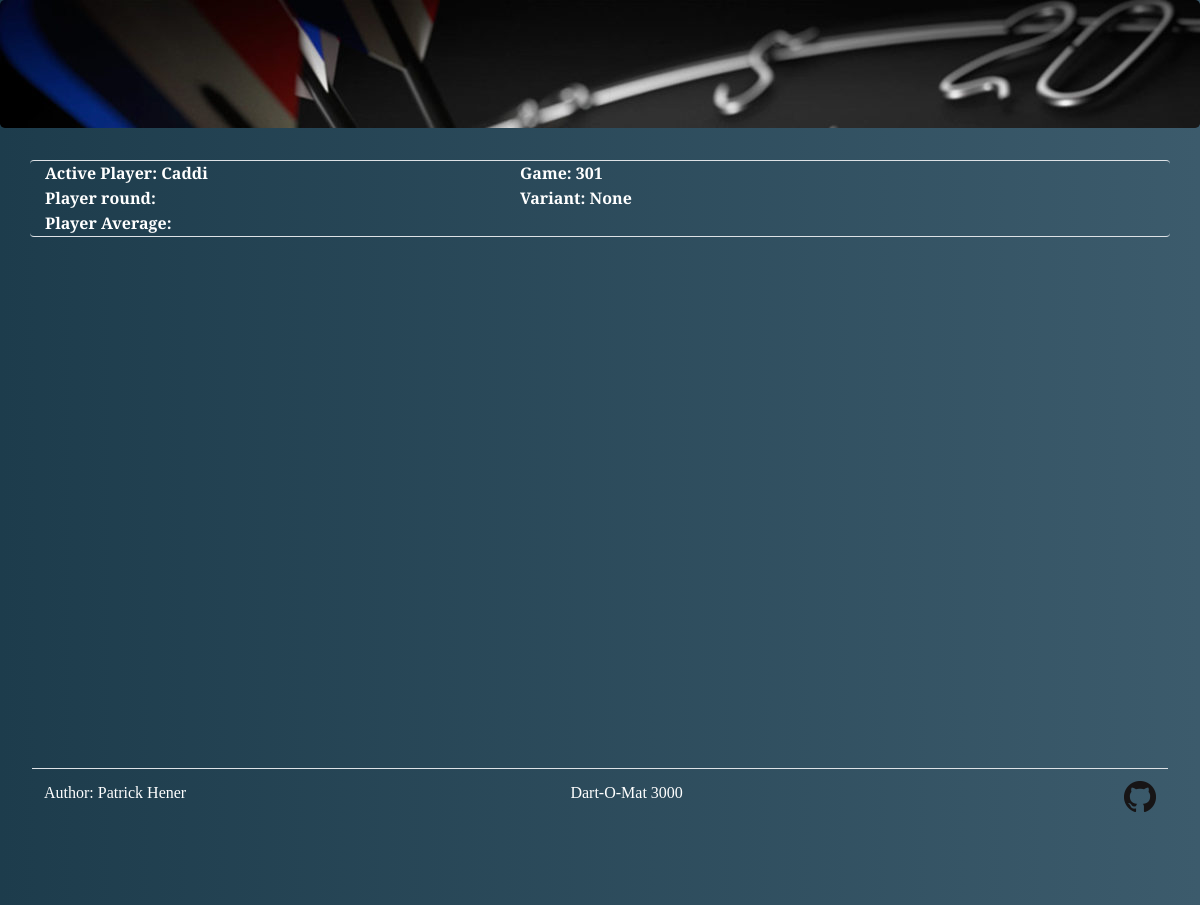
The app's page /game/scoreboardCricket, older data.
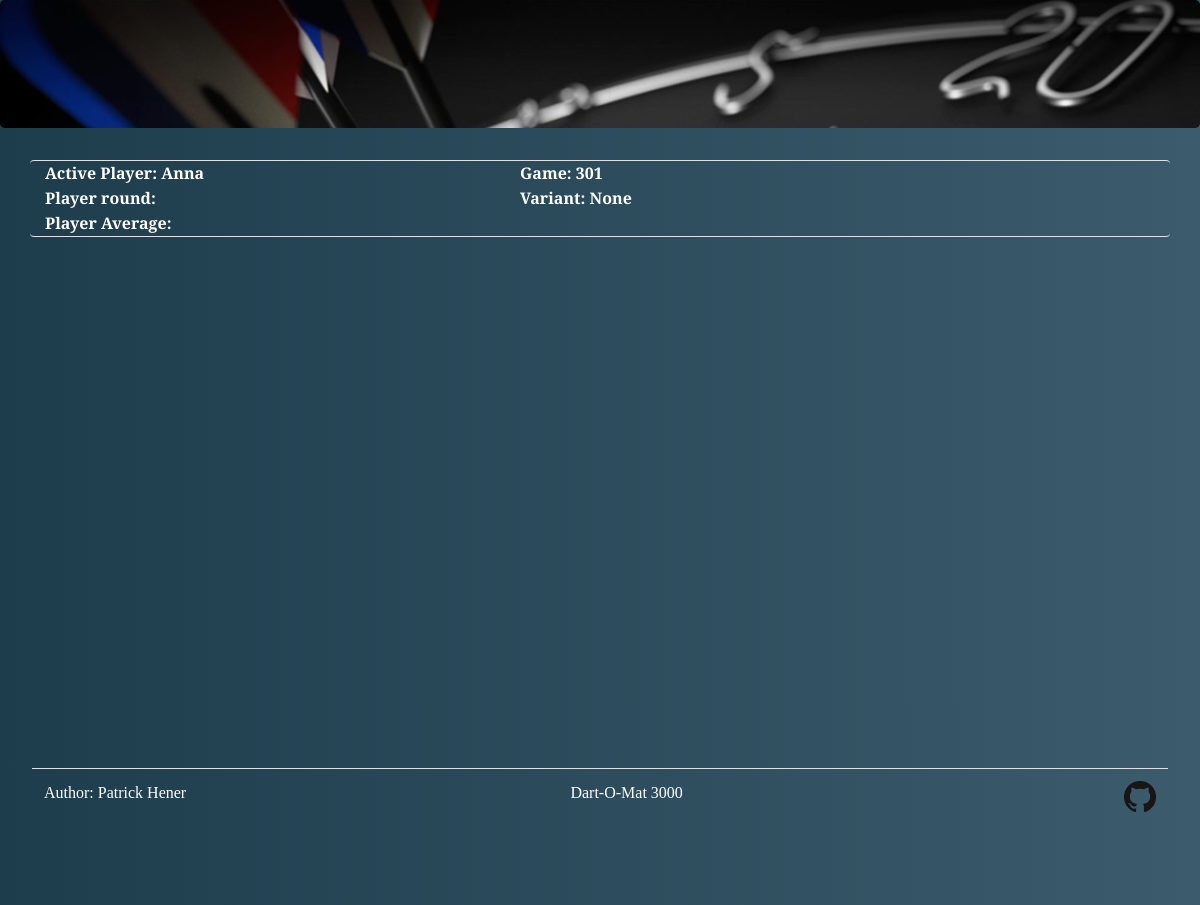
The same page, newer data.
### app/mod_game/models.py (models this page shows, shortened)
class Base(db.Model):
    __abstract__ = True
    id = db.Column(db.Integer, primary_key=True)

class Player(Base):
    name = db.Column(db.String, unique=True, nullable=False)
    active = db.Column(db.Boolean)
    rounds = db.relationship('Round', backref='rounds', lazy=True)
    throws = db.relationship('Throw', backref='throws', lazy=True)
    lastthrows = db.relationship('LastThrows', backref='lastthrows', lazy=True)
    scores = db.relationship('Score', backref='scores', lazy=True)
    crickets = db.relationship('Cricket', backref='crickets', lazy=True)
    game_id = db.Column(db.Integer, db.ForeignKey('game.id', onupdate="CASCADE", ondelete="CASCADE"), nullable=True)

class Game(Base):
    gametype = db.Column(db.String, nullable=False)
    inGame = db.Column(db.String)
    outGame = db.Column(db.String)
    variant = db.Column(db.String)
    won = db.Column(db.Boolean, default=False)
    nextPlayerNeeded = db.Column(db.Boolean, default=False)
    players = db.relationship('Player', backref='players', lazy=True)

### app/mod_game/controllers.py (the view)
@mod_game.route("/scoreboardCricket")
def scoreboardCricket():
    game = Game.query.first()
    activePlayer = getActivePlayer()
    return render_template(
        '/game/scoreboardCricket.html',
        player=activePlayer.name,
        gametype=game.gametype,
        variant=game.variant
    )

### app/mod_game/helper.py (called while the page is built)
def getActivePlayer():
    activePlayerObject = Player.query.filter_by(active=True).first()
    return activePlayerObject

### app/templates/game/scoreboardCricket.html (shortened to what this page needs)
{% extends "base.html" %}
{% block content %}
<div class="container" id="content">
	<div class="row border-bottom border-top rounded">
		<div class="col-5"><b>Active Player: {{ player }}<br>Player round: {{ rndcount }}<br>Player Average: </b></div>
		<div class="col-7" id="cricket"><b>Game: {{ gametype }}<br>Variant: {{ variant }}</b></div>
	</div>
</div>
<br>
{% endblock %}

### app/templates/base.html (shortened to what this page needs)
<!doctype html>
<head>
	<link rel="stylesheet" href="https://maxcdn.bootstrapcdn.com/bootstrap/4.3.1/css/bootstrap.min.css">
	<link rel="stylesheet" href="/static/css/custom.css">
</head>
<body {% block bodyparam %}{% endblock %}>
	<div class="jumbotron header">
	</div>
	{% block content %}
	{% endblock %}
	<div class="jumbotron footer" style="margin-bottom:0">
	<table class="table footer">
		<tr>
			<td align="left">Author: Patrick Hener</td>
			<td align="left">Dart-O-Mat 3000</td>
			<td align="right"><a href="https://github.com/patrickhener/dart-o-mat-3000" target="_blank"><img src="/static/img/GitHub-Mark-32px.png" /></a></td>
		</tr>
	</table>
</div>
</body>
</html>

### app/static/css/custom.css (style rules this page uses)
html, body { height: 100%; width: 100%; margin: 0; }
body { font-family: 'Merriweather', serif; background-image: linear-gradient(to right, #1d3c4c, #3c5b6c); color: #fff; border-radius: 25px; }
#content { height: 65%; }
a, a:hover, a:visited, a:active { color: #fff; font-weight: bold; text-decoration: underline; }
div.jumbotron.header { background: url("../img/banner.jpg"); background-size: cover; background-repeat: no-repeat; height: 15%; }
div.jumbotron.footer { background-image: linear-gradient(to right, #1d3c4c, #3c5b6c); }
table.footer { color: #fff; }

Row changes from the older to the newer data that the page shows:
no longer on this page (row edited): Player: name "Caddi"
now on this page (row edited): Player: name "Anna"
